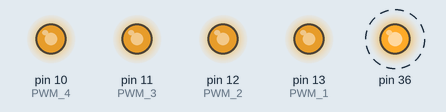
Recording of a sketch running on a simulated Arduino Mega 2560, built with avr-gcc and run on an emulated ATmega2560. Shown: output pins drawn as LEDs (lit = HIGH). Dashed ring = blinking. What the sketch prints to the serial monitor is not drawn.

Above: at 0.5 s.
Timing chart, 0 to 4.6 s (numbered marks = the images above):
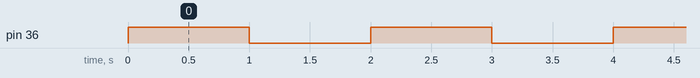

The sketch:

PWM_test.ino
```cpp
#define PWM_1 13
#define PWM_2 12
#define PWM_3 11
#define PWM_4 10


void setup() {
  // put your setup code here, to run once:
  Serial.begin(115200);
  pinMode(PWM_1,OUTPUT);
  pinMode(PWM_2,OUTPUT);
  pinMode(PWM_3,OUTPUT);
  pinMode(PWM_4,OUTPUT);
  Serial.println("Outpus set");
  analogWrite(PWM_1, 200);
  analogWrite(PWM_2, 200);
  analogWrite(PWM_3, 200);
  analogWrite(PWM_4, 200);
  Serial.println("PWM Set");

  pinMode(36, OUTPUT);
  digitalWrite(36, HIGH);
}

void loop() {
  delay(1000);
  digitalWrite(36, LOW);
  delay(1000);
  digitalWrite(36, HIGH);


}
```

Measured:
- by itself, pin 36: alternates HIGH for 1.0 s and LOW for 1.0 s
